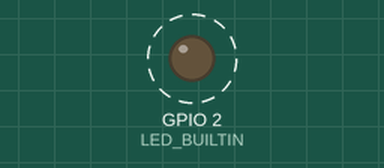
The sketch below on a simulated ESP32. Shown: output pins drawn as LEDs (lit = HIGH). Dashed ring = blinking. WiFi joins after 1.5 s; servers stay silent unless stated; what the sketch prints to the serial monitor is not drawn.

Above: at 2.0 s.
Timing chart, 0 to 6.1 s (numbered marks = the images above):
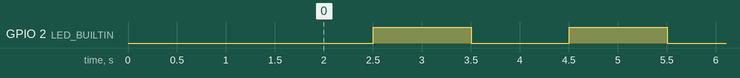

Measured:
- by itself, GPIO 2 (LED_BUILTIN): alternates HIGH for 1.0 s and LOW for 1.0 s

The sketch:

esp32_OTA.ino
```cpp
#include<WiFi.h>
#include<ArduinoOTA.h>

const char * ssid="ZYXEL_1F";
const char * password="C1470A9A";

void setup()
{
  pinMode(LED_BUILTIN,OUTPUT);
  Serial.begin(115200);

  WiFi.mode(WIFI_STA);
  WiFi.hostname("OTA_DEMO");
  WiFi.begin(ssid,password);

  while(WiFi.waitForConnectResult()!=WL_CONNECTED)
  {
    Serial.print(".");
    delay(500);
  }

  Serial.printf("\nIP address:%s\n",WiFi.localIP().toString().c_str());

  ArduinoOTA.setHostname("ESP32 IOT");
  ArduinoOTA.setPassword("12345");
  ArduinoOTA.begin();

}

void loop()
{
  ArduinoOTA.handle();
  digitalWrite(LED_BUILTIN,LOW);
  delay(1000);
  digitalWrite(LED_BUILTIN,HIGH);
  delay(1000);
}
```
